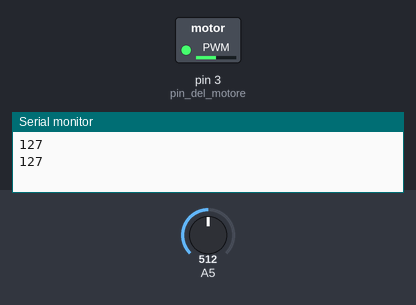
Bench run of a sketch on a simulated Arduino Uno, built with avr-gcc and run on an emulated ATmega328P. Parts: switched loads named in the sketch (green lamp = pin HIGH), the last lines printed to the serial monitor. Inputs (shaded band) come from the test bench; at power-on: A5 = 512.

Above: at 1.2 s.
1.3 s: A5 set to 716
At 2.9 s:
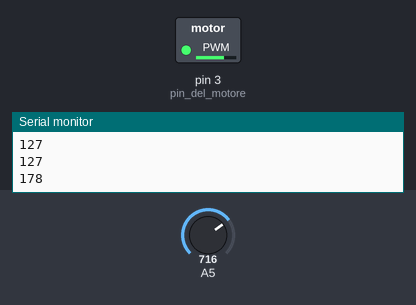
3.5 s: A5 set to 900
At 4.4 s:
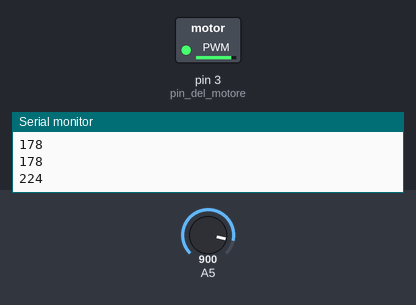
5.5 s: A5 set to 122
At 7.1 s:
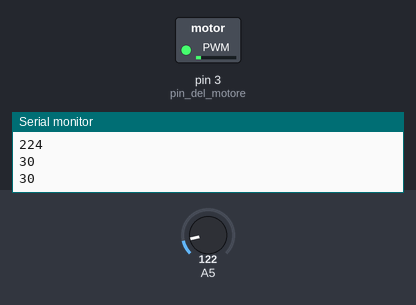
7.5 s: A5 set to 0
At 8.7 s:
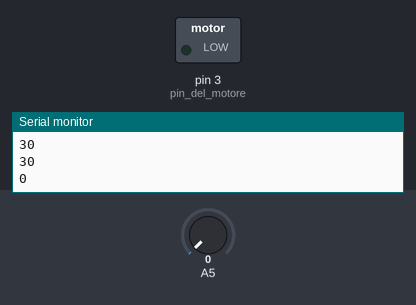
9.5 s: A5 set to 511
At 11.4 s:
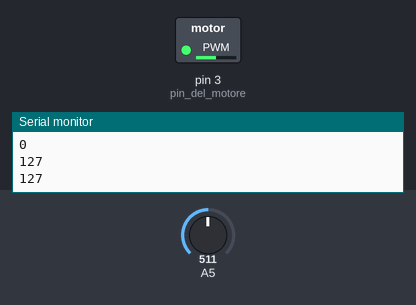
Timing chart, 0 to 12.5 s (numbered marks = the images above; inputs shaded):
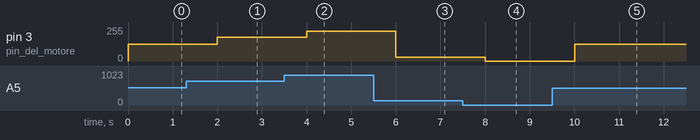

Measured:
- after the input at 1.3 s, pin 3 (pin_del_motore): 127/255 → 178/255 after 0.70 s
- after the input at 3.5 s, pin 3 (pin_del_motore): 178/255 → 224/255 after 0.50 s
- after the input at 5.5 s, pin 3 (pin_del_motore): 224/255 → 30/255 after 0.50 s
- after the input at 7.5 s, pin 3 (pin_del_motore): 30/255 → 0/255 after 0.50 s
- after the input at 9.5 s, pin 3 (pin_del_motore): 0/255 → 127/255 after 0.50 s

The sketch:

SerialePhyton.ino
```cpp
void setup()
{
  Serial.begin(9600);
  analogRead(A5); //pin del potenziometro
  pinMode(3, OUTPUT); //pin del motore
}
void loop()
{

  digitalWrite(3, HIGH);

  //assegno a una variabile il valore di A5
  int t = analogRead(A5);
  //converto il valore di t in valori leggibili dal motore
  t = map(t, 0, 1023, 0, 255);
  //invio i valori al motore
  analogWrite(3, t);

  Serial.println(t);
  delay(1000);
}
```
